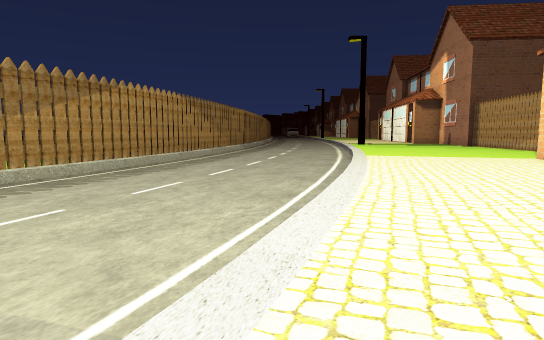
View 1 (above)

21 first-person views from a walk through a scene from a Unity 3-D project. The camera is 1.4 m above the floor, tilts 6° down and sees 75° across. Doors are open. The floor is counted in squares, 2 m on a side. Each view is taken from the middle of a square. On the plan, view 1 faces up. The plan holds only what a view shows up to about 11 squares ahead; the rest is blank. The place goes on beyond the plan. The player character is not drawn. Some animated figures are not drawn. Some surface patterns are stand-ins.

View 2
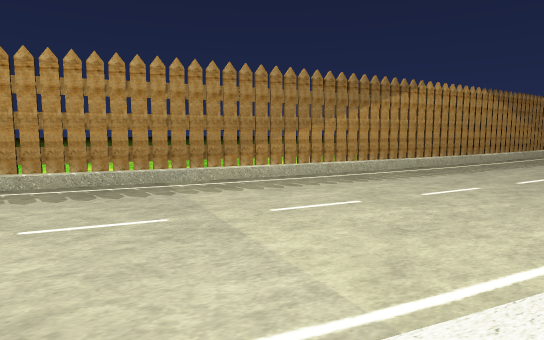

View 3
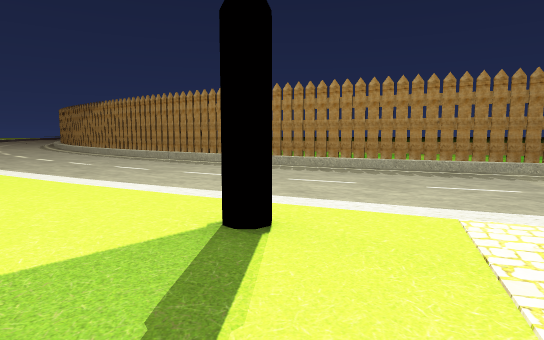

View 4
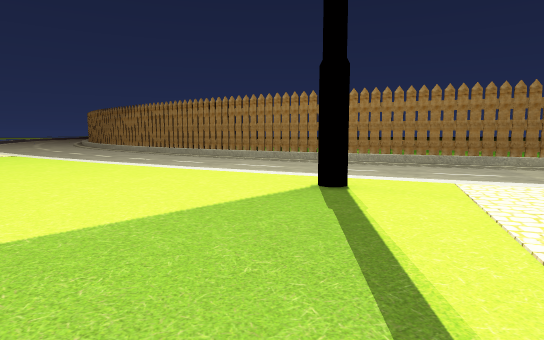

View 5
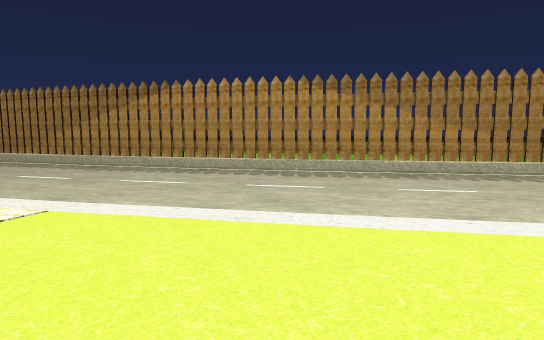

View 6
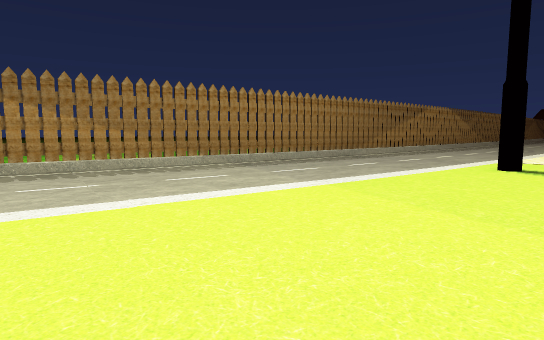

View 7
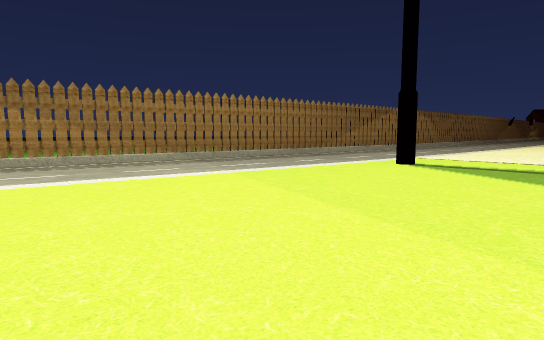

View 8
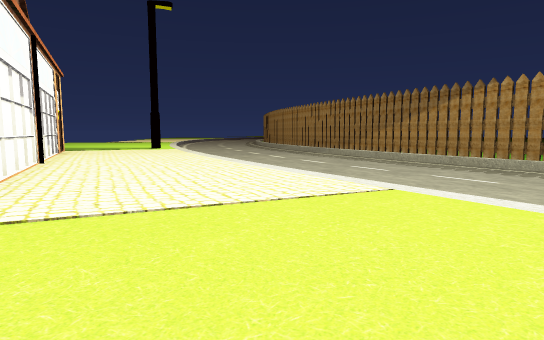

View 9
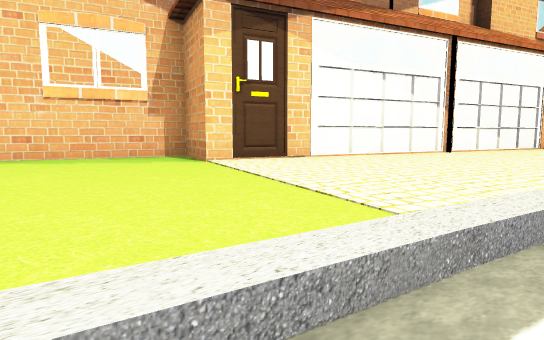

View 10
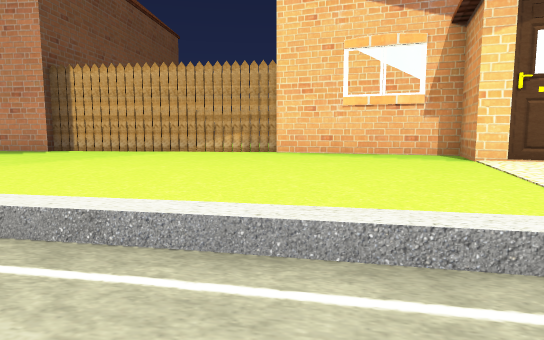

View 11
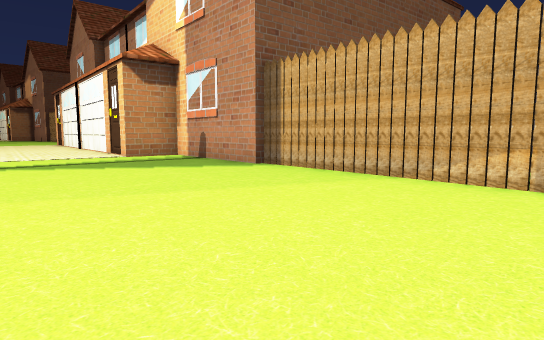

View 12
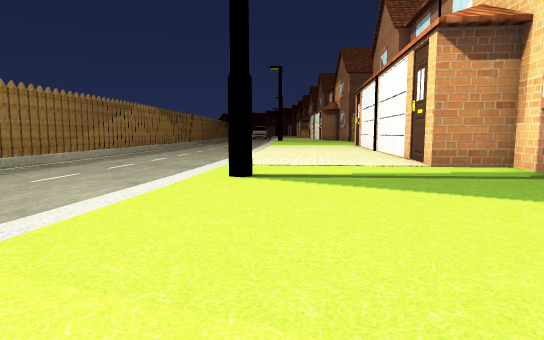

View 13
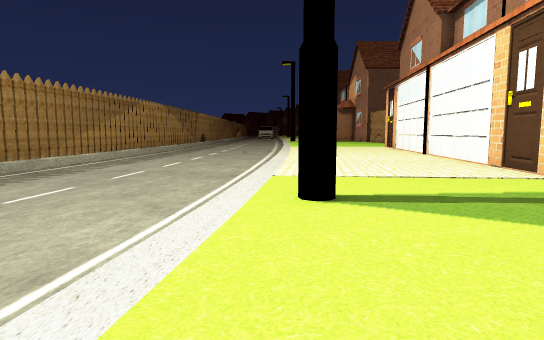

View 14
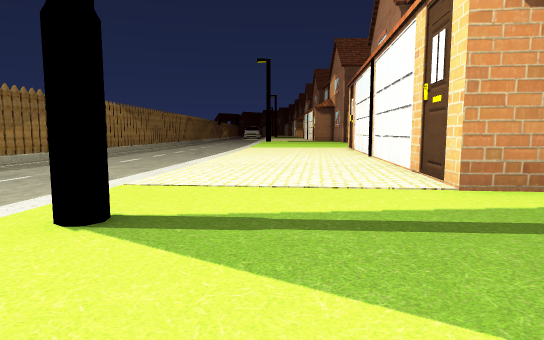

View 15
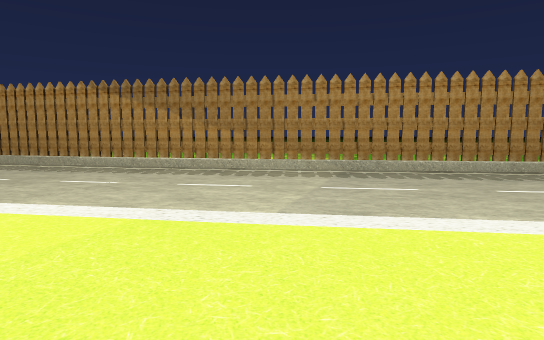

View 16
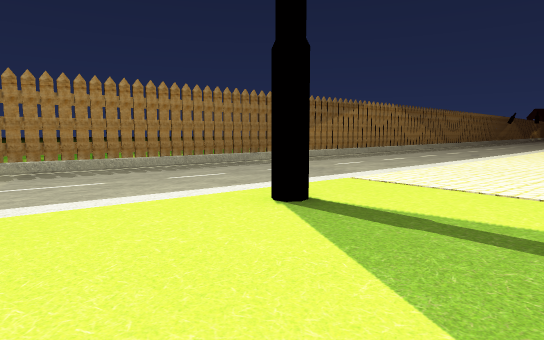

View 17
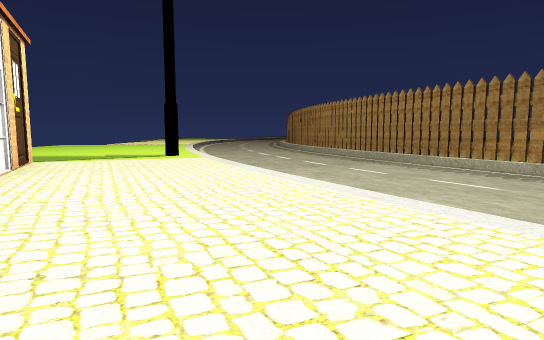

View 18
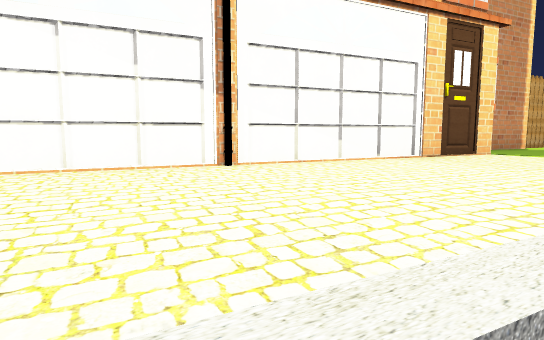

View 19
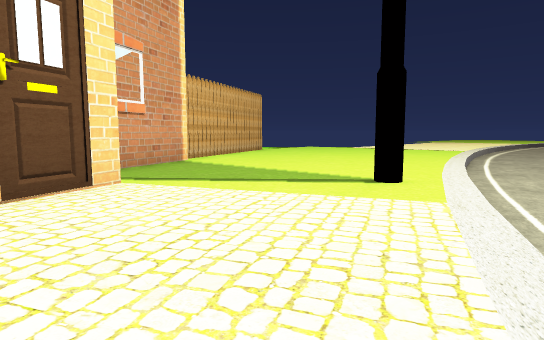

View 20
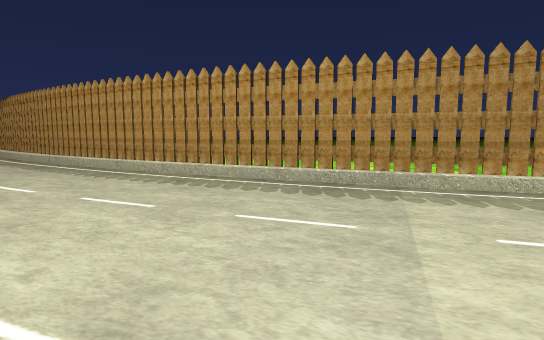

View 21
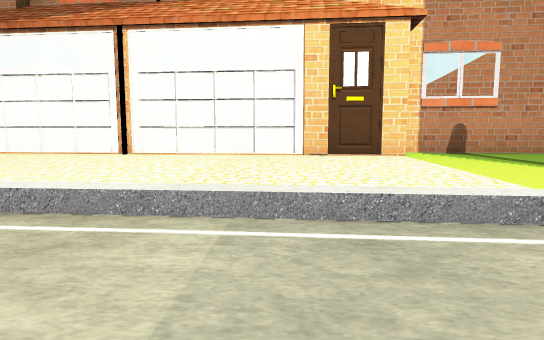

### Floor plan
Key: @ floor where view 1 was taken; # wall or solid block; . main floor; : floor 0.5 m higher than the main floor; / step, stairs or slope; v drop or lower ground; O other object.
Columns run from 11 left of view 1 to 11 right of it. Each row starts with its distance up from view 1.
 30           #. .../::::#
 29          #/...../::::O
 28           /...../::::#
 27          #/...../::::#
 26          #/...../::::#
 25          #/...../::::#
 24          #/.....:::::##
 23          #......::::::#
 22          #......:#::::#
 21          #...../::::::#
 20         #/...../::::::#
 19         v/...../::::::#
 18         #/...../::::::#
 17         #/.....:::::::#
 16         #......:::::::#
 15         #......:::::::#
 14         /...../:::::::#
 13        #/...../::::::##
 12        #/...../::::::#
 11        #......:::::::#
 10       #/...../::::::##
  9       #/...../::::###
  8       #/...../::::#
  7       :......:::::#
  6      #/...../::::##
  5      #/...../::::#
  4     #:......::::O
  3     #/...../::::#
  2     #....../::::#
  1    #/......:::::#
  0    #/...../@:::##
 -1   #/......:::::#
 -2   #/...../#::::#
 -3  #/....../::::::
 -4 #:....../::::::#
 -5 #/....../::::::#
 -6 /....../::::::##

Positions as (right, up) in squares from view 1, and headings:
1: (0, 0), facing up
2: (0, 0), facing up-left
3: (2, -2), facing left
4: (4, -3), facing left
5: (6, 13), facing left
6: (7, 14), facing up-left
7: (9, 14), facing up-left
8: (7, 13), facing down-left
9: (2, 13), facing down-right
10: (1, 13), facing right
11: (5, 13), facing up-right
12: (6, 16), facing up
13: (5, 18), facing up
14: (7, 19), facing up
15: (7, 19), facing left
16: (8, 19), facing up-left
17: (5, 8), facing down-left
18: (1, 7), facing down-right
19: (1, 3), facing down
20: (0, 1), facing left
21: (2, 26), facing right
